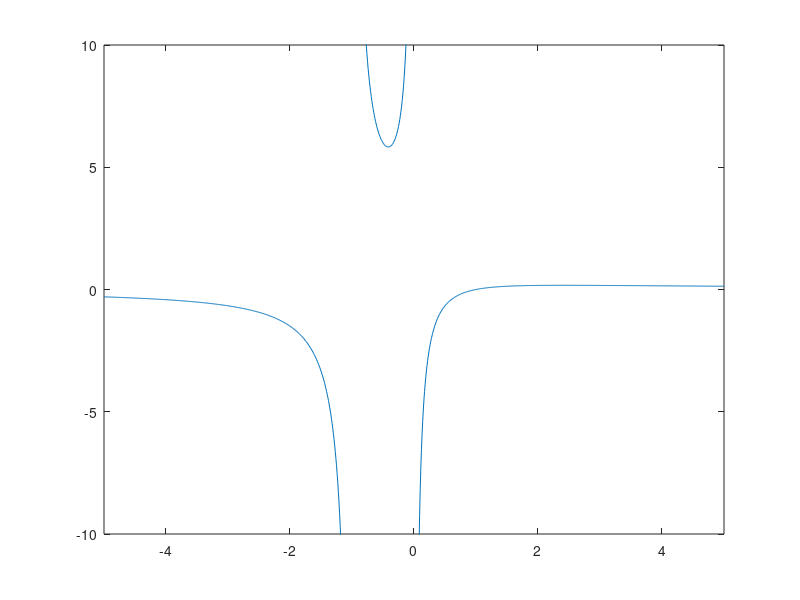

Source code (MATLAB):
% Written By Oscar Dahlberg
% For course M0047M at LTU

disp("P4.48 Finding the range of (x - 1)./(x.^2 + x)")
f = @(x) (x - 1)./(x.^2 + x);

disp("Instead of a line we will create a line of dots")
disp("This will be used to find the maximum value of x")
x = -5:0.01:5;
y = f(x);
plot(x, y)
axis([-5, 5, -10, 10]);

disp("We flip the graph to make use of the matlab")
disp("function 'fminbnd' which returns the smallest value")
f_negativ = @(x) -f(x);
xmax = fminbnd(f_negativ, 1,3);

disp("Now we have found the maximum range,")
disp("The minimum can be found through looking at the graph")
disp("Then we quickly realize its negative infinity")
disp("range = (-Inf, " + f(xmax) + "]")